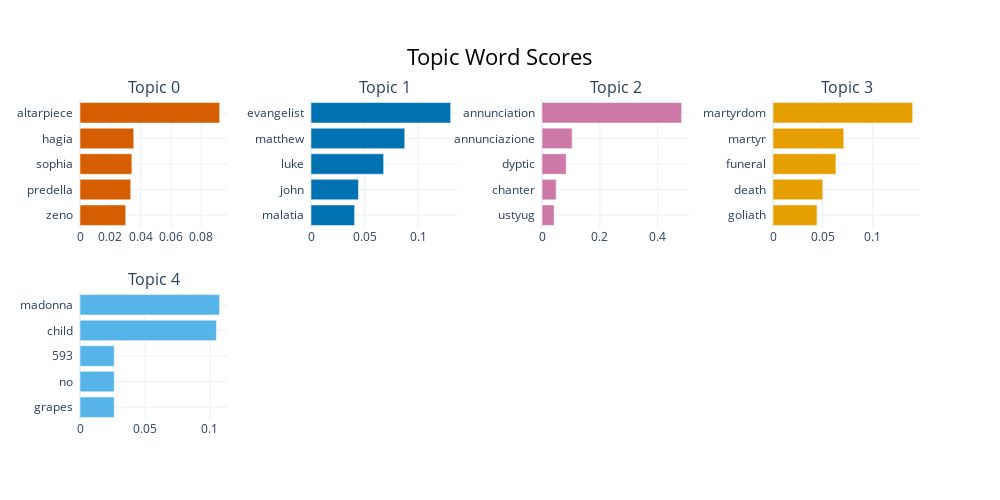

Notebook code for this chart:
### Code cell
corpus_me = wikiart_me['Artwork']
topic_model = BERTopic(language = 'multilingual', top_n_words = 10, verbose=True)
topics, probabilities = topic_model.fit_transform(corpus_me)
topic_model.visualize_barchart(top_n_topics = 5).show()

### Figure 1 — Plotly figure (JSON) as saved in the notebook; plotly's stock layout.template omitted (floating-point values rounded to 4 significant figures)
{"data": [{"marker": {"color": "#D55E00"}, "orientation": "h", "type": "bar", "x": [0.03015, 0.03345, 0.0342, 0.03545, 0.09209], "xaxis": "x", "y": ["zeno  ", "predella  ", "sophia  ", "hagia  ", "altarpiece  "], "yaxis": "y"}, {"marker": {"color": "#0072B2"}, "orientation": "h", "type": "bar", "x": [0.04064, 0.04428, 0.06772, 0.0874, 0.1302], "xaxis": "x2", "y": ["malatia  ", "john  ", "luke  ", "matthew  ", "evangelist  "], "yaxis": "y2"}, {"marker": {"color": "#CC79A7"}, "orientation": "h", "type": "bar", "x": [0.04174, 0.04887, 0.08349, 0.1041, 0.4824], "xaxis": "x3", "y": ["ustyug  ", "chanter  ", "dyptic  ", "annunciazione  ", "annunciation  "], "yaxis": "y3"}, {"marker": {"color": "#E69F00"}, "orientation": "h", "type": "bar", "x": [0.04428, 0.05008, 0.06329, 0.0712, 0.1405], "xaxis": "x4", "y": ["goliath  ", "death  ", "funeral  ", "martyr  ", "martyrdom  "], "yaxis": "y4"}, {"marker": {"color": "#56B4E9"}, "orientation": "h", "type": "bar", "x": [0.02636, 0.02636, 0.02636, 0.105, 0.1075], "xaxis": "x5", "y": ["grapes  ", "no  ", "593  ", "child  ", "madonna  "], "yaxis": "y5"}], "layout": {"annotations": [{"font": {"size": 16}, "showarrow": false, "text": "Topic 0", "x": 0.0875, "xanchor": "center", "xref": "paper", "y": 1, "yanchor": "bottom", "yref": "paper"}, {"font": {"size": 16}, "showarrow": false, "text": "Topic 1", "x": 0.3625, "xanchor": "center", "xref": "paper", "y": 1, "yanchor": "bottom", "yref": "paper"}, {"font": {"size": 16}, "showarrow": false, "text": "Topic 2", "x": 0.6375, "xanchor": "center", "xref": "paper", "y": 1, "yanchor": "bottom", "yref": "paper"}, {"font": {"size": 16}, "showarrow": false, "text": "Topic 3", "x": 0.9125, "xanchor": "center", "xref": "paper", "y": 1, "yanchor": "bottom", "yref": "paper"}, {"font": {"size": 16}, "showarrow": false, "text": "Topic 4", "x": 0.0875, "xanchor": "center", "xref": "paper", "y": 0.4, "yanchor": "bottom", "yref": "paper"}], "height": 500, "hoverlabel": {"bgcolor": "white", "font": {"family": "Rockwell", "size": 16}}, "showlegend": false, "title": {"font": {"color": "Black", "size": 22}, "text": "Topic Word Scores", "x": 0.5, "xanchor": "center", "yanchor": "top"}, "width": 1000, "xaxis": {"anchor": "y", "domain": [0, 0.175], "showgrid": true}, "xaxis2": {"anchor": "y2", "domain": [0.275, 0.45], "showgrid": true}, "xaxis3": {"anchor": "y3", "domain": [0.55, 0.725], "showgrid": true}, "xaxis4": {"anchor": "y4", "domain": [0.825, 1], "showgrid": true}, "xaxis5": {"anchor": "y5", "domain": [0, 0.175], "showgrid": true}, "xaxis6": {"anchor": "y6", "domain": [0.275, 0.45], "showgrid": true}, "xaxis7": {"anchor": "y7", "domain": [0.55, 0.725], "showgrid": true}, "xaxis8": {"anchor": "y8", "domain": [0.825, 1], "showgrid": true}, "yaxis": {"anchor": "x", "domain": [0.6, 1], "showgrid": true}, "yaxis2": {"anchor": "x2", "domain": [0.6, 1], "showgrid": true}, "yaxis3": {"anchor": "x3", "domain": [0.6, 1], "showgrid": true}, "yaxis4": {"anchor": "x4", "domain": [0.6, 1], "showgrid": true}, "yaxis5": {"anchor": "x5", "domain": [0, 0.4], "showgrid": true}, "yaxis6": {"anchor": "x6", "domain": [0, 0.4], "showgrid": true}, "yaxis7": {"anchor": "x7", "domain": [0, 0.4], "showgrid": true}, "yaxis8": {"anchor": "x8", "domain": [0, 0.4], "showgrid": true}}}
